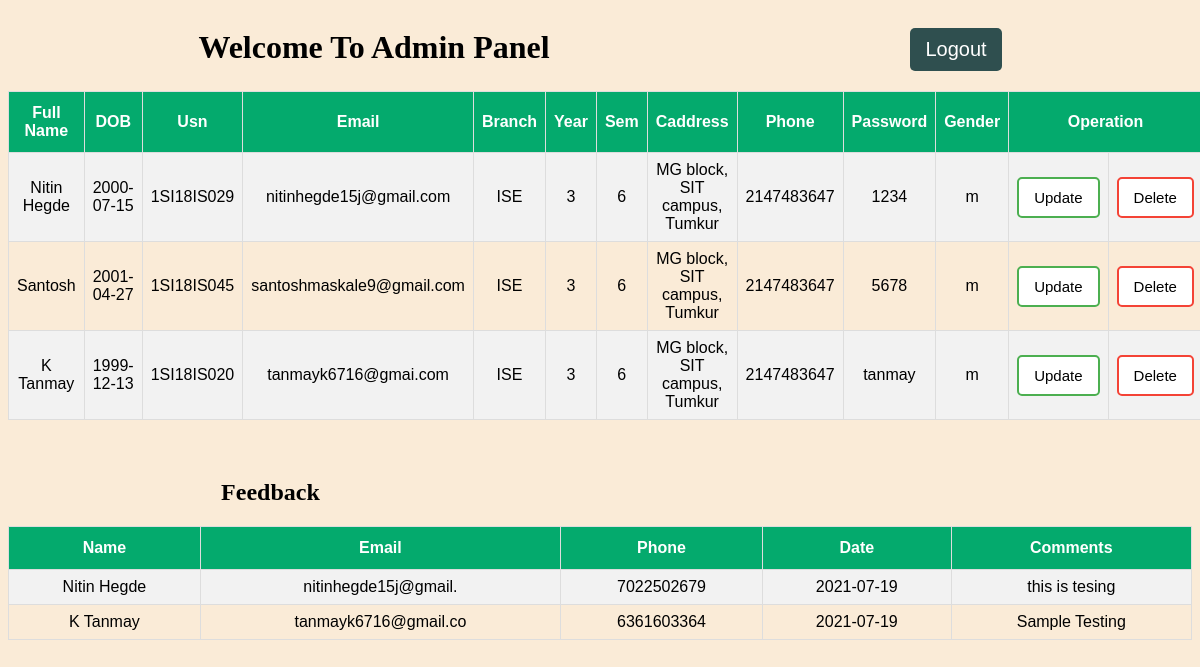
Page /admin/display.php on the committed database.
### tables this page shows
CREATE TABLE `membership` (
  `fullname` varchar(20) NOT NULL,
  `fname` varchar(20) NOT NULL,
  `dob` date NOT NULL,
  `usn` varchar(10) NOT NULL,
  `username` varchar(50) NOT NULL,
  `branch` varchar(20) NOT NULL,
  `year` int(2) NOT NULL,
  `sem` int(2) NOT NULL,
  `nation` varchar(10) NOT NULL,
  `adhar` int(20) NOT NULL,
  `caddress` varchar(50) NOT NULL,
  `paddress` varchar(50) NOT NULL,
  `pnumber` int(10) NOT NULL,
  `password` varchar(20) NOT NULL,
  `cpassword` varchar(20) NOT NULL,
  `gender` char(1) NOT NULL
);

CREATE TABLE `feedback` (
  `name` varchar(20) NOT NULL,
  `email` varchar(20) NOT NULL,
  `phone` bigint(11) NOT NULL,
  `date` date NOT NULL,
  `comments` varchar(300) NOT NULL
);

### admin/display.php (the view, shortened to what this page needs)
<html>
    <head>
    </head>
    <body>
     <div class="admi">
      <h1>Welcome To Admin Panel</h1>
      <a href="../Login_v4/logout.php"><button class="button4 button44" id="log" onclick="clicklogout()">Logout</button></a>
     </div>
       <table id="customers">
           <tr>
               <th>Full Name</th>
               <th>DOB</th>
               <th>Usn</th>
               <th>Email</th>
               <th>Branch</th>
               <th>Year</th>
               <th>Sem</th>
               <th>Caddress</th>
               <th>Phone</th>
               <th>Password</th>
               <th>Gender</th>
               <th colspan="2" align="center">Operation</th>
           </tr>
<?php
$servername = "sql112.epizy.com";
$username = "epiz_29176979";
$password = "DMmx7DD7HwoIID2";
$dbname = "epiz_29176979_sitecoclub";
$conn = new mysqli($servername, $username, $password, $dbname);
$sql = "SELECT * FROM membership";
$result = $conn->query($sql);
if ($result->num_rows > 0) {
  while($row = $result->fetch_assoc()) {
    echo "
    <tr>
    <td>".$row['fullname']."</td>
    <td>".$row['dob']."</td>
    <td>".$row['usn']."</td>
    <td>".$row['username']."</td>
    <td>".$row['branch']."</td>
    <td>".$row['year']."</td>
    <td>".$row['sem']."</td>
    <td>".$row['caddress']."</td>
    <td>".$row['pnumber']."</td>
    <td>".$row['password']."</td>
    <td>".$row['gender']."</td>
    <td><a href='update.php?fn=$row[fullname]&dob=$row[dob]&usn=$row[usn]&un=$row[username]& bh=$row[branch]&yr=$row[year]&s=$row[sem]&ca=$row[caddress]&pn=$row[pnumber]'><button class='button button1'>Update</button></td>
    <td> <a onclick='return deletecheck()' href='delete.php?un=$row[username]'><button class='button button3'>Delete</button></td>
    </tr>
    ";
  }
} else {
  echo "0 results";
}
?>
 </table>
      <h2 style="margin-left: 18%; margin-top :5%">Feedback</h2>
<table id="customers">
           <tr>
               <th>Name</th>
               <th>Email</th>
               <th>Phone</th>
               <th>Date</th>
               <th>Comments</th>
           </tr>
<?php
$servername = "sql112.epizy.com";
$username = "epiz_29176979";
$password = "DMmx7DD7HwoIID2";
$dbname = "epiz_29176979_sitecoclub";
$conn = new mysqli($servername, $username, $password, $dbname);
$sql = "SELECT * FROM feedback";
$result = $conn->query($sql);
if ($result->num_rows > 0) {
  while($row = $result->fetch_assoc()) {
    echo "
    <tr>
    <td>".$row['name']."</td>
    <td>".$row['email']."</td>
    <td>".$row['phone']."</td>
    <td>".$row['date']."</td>
    <td>".$row['comments']."</td>
    </tr>
    ";
  }
} else {
  echo "No Feedback is given";
}
?>
 </table>
 </body>
</html>

### admin/display.php (style rules this page uses)
body { background-color: antiquewhite; }
#customers { font-family: Arial, Helvetica, sans-serif; border-collapse: collapse; width: 100%; text-align: center; }
#customers td, #customers th { border: 1px solid #ddd; padding: 8px; }
#customers tr:nth-child(even) { background-color: #f2f2f2; }
#customers th { padding-top: 12px; padding-bottom: 12px; text-align: left; background-color:antiquewhite; color: white; }
#customers th { padding-top: 12px; padding-bottom: 12px; text-align: center; background-color: #04AA6D; color: white; }
.button { background-color: #4CAF50; border: none; color: white; padding: 10px 15px; text-align: center; text-decoration: none; display: inline-block; border-radius: 5px; font-size:15px; transition-duration: 0.4s; cursor: pointer; }
.button1 { background-color: white; color: black; border: 2px solid #4CAF50; }
.button3 { background-color: white; color: black; border: 2px solid #f44336; }
a { text-decoration: none; }
.button4 { margin: 20px; background-color:darkslategray; border: none; color: white; padding: 10px 15px; text-align: center; text-decoration: none; border-radius: 5px; font-size:20px; transition-duration: 0.4s; cursor: pointer; }
.admi { display: flex; margin-left: 20px; justify-content: space-around; }

### rows in the picture
membership: fullname "Nitin Hegde", dob "2000-07-15", usn "1SI18IS029", username "nitinhegde15j@gmail.com", branch "ISE", year "3", sem "6", caddress "MG block, SIT campus, Tumkur", pnumber "2147483647", password "1234", gender "m"
membership: fullname "Santosh", dob "2001-04-27", usn "1SI18IS045", username "santoshmaskale9@gmail.com", branch "ISE", year "3", sem "6", caddress "MG block, SIT campus, Tumkur", pnumber "2147483647", password "5678", gender "m"
membership: fullname "K Tanmay", dob "1999-12-13", usn "1SI18IS020", username "tanmayk6716@gmai.com", branch "ISE", year "3", sem "6", caddress "MG block, SIT campus, Tumkur", pnumber "2147483647", password "tanmay", gender "m"
feedback: name "Nitin Hegde", email "nitinhegde15j@gmail.", phone "7022502679", date "2021-07-19", comments "this is tesing"
feedback: name "K Tanmay", email "tanmayk6716@gmail.co", phone "6361603364", date "2021-07-19", comments "Sample Testing"
